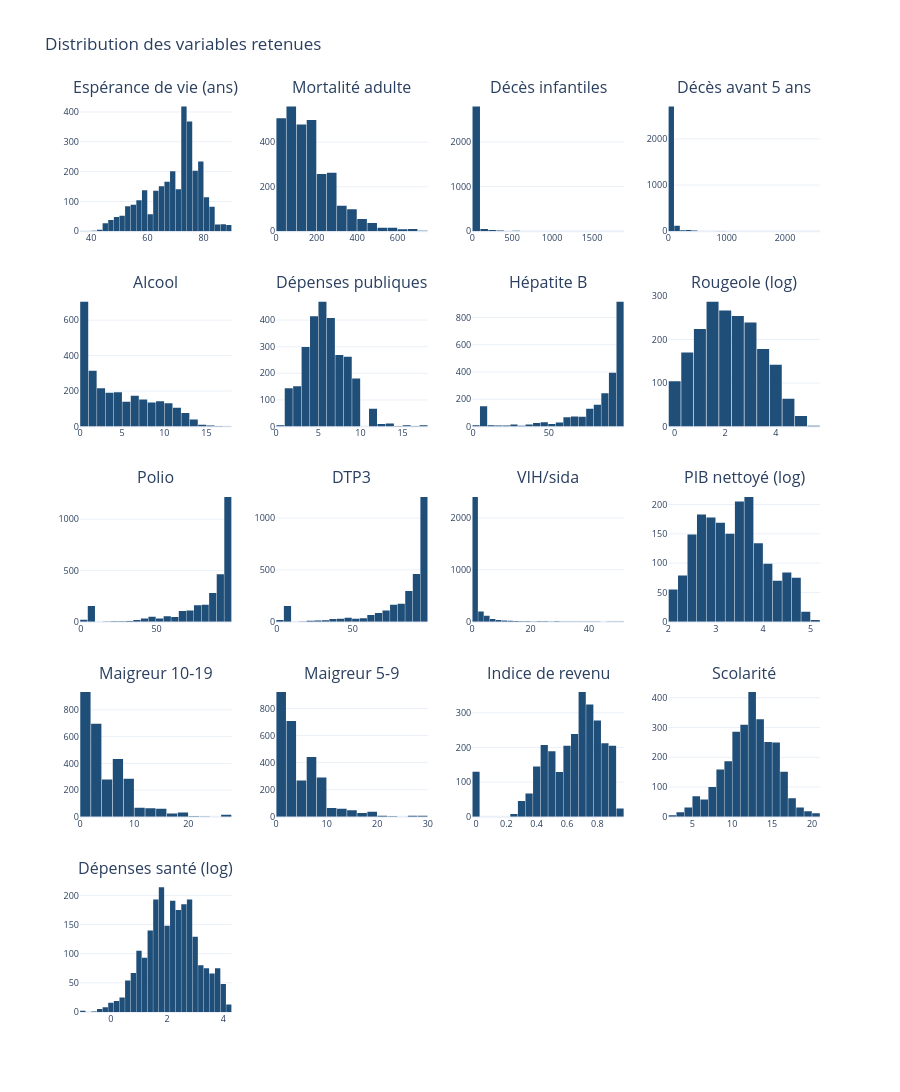

Write notebook code for a chart like this one.
### Markdown cell above
## 6. Regarder chaque variable

Je commence par un panorama des variables retenues, puis je détaille l'espérance de vie. L'objectif est de voir la forme des distributions avant de chercher des relations entre variables.

### Code cell
# Panorama des distributions : un sous-graphique par variable.
# make_subplots crée des axes indépendants ; go.Histogram n'utilise pas bingroup.
variables_panorama = [
    "life_expectancy", "adult_mortality", "infant_deaths", "under_five_deaths",
    "alcohol", "total_exp", "hepatitis_b", "measles", "polio", "diphtheria",
    "hiv_aids", "gdp_clean", "thinness_10_19", "thinness_5_9",
    "income_comp", "schooling", "health_exp_log",
]

df_hist = df_propre[variables_panorama].copy()

# Le PIB et la rougeole sont très étalés : je les passe en logarithme.
# health_exp_log est déjà en logarithme.
for colonne in ["gdp_clean", "measles"]:
    df_hist[colonne] = np.log10(df_hist[colonne].where(df_hist[colonne] > 0))

libelles_courts = {
    "life_expectancy": "Espérance de vie (ans)",
    "adult_mortality": "Mortalité adulte",
    "infant_deaths": "Décès infantiles",
    "under_five_deaths": "Décès avant 5 ans",
    "alcohol": "Alcool",
    "total_exp": "Dépenses publiques",
    "hepatitis_b": "Hépatite B",
    "measles": "Rougeole (log)",
    "polio": "Polio",
    "diphtheria": "DTP3",
    "hiv_aids": "VIH/sida",
    "gdp_clean": "PIB nettoyé (log)",
    "thinness_10_19": "Maigreur 10-19",
    "thinness_5_9": "Maigreur 5-9",
    "income_comp": "Indice de revenu",
    "schooling": "Scolarité",
    "health_exp_log": "Dépenses santé (log)",
}

NB_BINS = {
    "life_expectancy": 30, "adult_mortality": 30, "infant_deaths": 30,
    "under_five_deaths": 30, "alcohol": 25, "total_exp": 25,
    "hepatitis_b": 20, "measles": 25, "polio": 20, "diphtheria": 20,
    "hiv_aids": 30, "gdp_clean": 30, "thinness_10_19": 25,
    "thinness_5_9": 25, "income_comp": 25, "schooling": 25,
    "health_exp_log": 30,
}

NB_COLS = 4
NB_LIGNES = int(np.ceil(len(variables_panorama) / NB_COLS))

fig = make_subplots(
    rows=NB_LIGNES,
    cols=NB_COLS,
    subplot_titles=[libelles_courts[v] for v in variables_panorama],
    horizontal_spacing=0.06,
    vertical_spacing=0.07,
)

for i, variable in enumerate(variables_panorama):
    ligne = i // NB_COLS + 1
    colonne = i % NB_COLS + 1
    fig.add_trace(
        go.Histogram(
            x=df_hist[variable].dropna(),
            nbinsx=NB_BINS.get(variable, 25),
            marker_color=BLEU,
            name=libelles_courts[variable],
        ),
        row=ligne,
        col=colonne,
    )

fig.update_xaxes(matches=None, showticklabels=True)
fig.update_yaxes(matches=None, rangemode="tozero")

# Les 3 emplacements vides de la dernière ligne ne doivent pas apparaître.
for colonne in range(2, NB_COLS + 1):
    fig.update_xaxes(visible=False, row=NB_LIGNES, col=colonne)
    fig.update_yaxes(visible=False, row=NB_LIGNES, col=colonne)

fig.update_layout(
    title="Distribution des variables retenues",
    template="plotly_white",
    height=1400,
    showlegend=False,
    bargap=0.05,
)
fig.update_xaxes(tickfont=dict(size=9))
fig.update_yaxes(tickfont=dict(size=9))
fig.show()

### Figure 1 — Plotly figure (JSON) as saved in the notebook; plotly's stock layout.template omitted (floating-point values rounded to 4 significant figures; data arrays with more than 128 entries replaced by an {"elided": "..."} marker saying what was removed)
{"data": [{"marker": {"color": "#1f4e79"}, "name": "Espérance de vie (ans)", "nbinsx": 30, "type": "histogram", "x": {"elided": "2928 float values"}, "xaxis": "x", "yaxis": "y"}, {"marker": {"color": "#1f4e79"}, "name": "Mortalité adulte", "nbinsx": 30, "type": "histogram", "x": {"elided": "2928 float values"}, "xaxis": "x2", "yaxis": "y2"}, {"marker": {"color": "#1f4e79"}, "name": "Décès infantiles", "nbinsx": 30, "type": "histogram", "x": {"elided": "2928 int values"}, "xaxis": "x3", "yaxis": "y3"}, {"marker": {"color": "#1f4e79"}, "name": "Décès avant 5 ans", "nbinsx": 30, "type": "histogram", "x": {"elided": "2928 int values"}, "xaxis": "x4", "yaxis": "y4"}, {"marker": {"color": "#1f4e79"}, "name": "Alcool", "nbinsx": 25, "type": "histogram", "x": {"elided": "2735 float values"}, "xaxis": "x5", "yaxis": "y5"}, {"marker": {"color": "#1f4e79"}, "name": "Dépenses publiques", "nbinsx": 25, "type": "histogram", "x": {"elided": "2702 float values"}, "xaxis": "x6", "yaxis": "y6"}, {"marker": {"color": "#1f4e79"}, "name": "Hépatite B", "nbinsx": 20, "type": "histogram", "x": {"elided": "2375 float values"}, "xaxis": "x7", "yaxis": "y7"}, {"marker": {"color": "#1f4e79"}, "name": "Rougeole (log)", "nbinsx": 25, "type": "histogram", "x": {"elided": "1955 float values"}, "xaxis": "x8", "yaxis": "y8"}, {"marker": {"color": "#1f4e79"}, "name": "Polio", "nbinsx": 20, "type": "histogram", "x": {"elided": "2909 float values"}, "xaxis": "x9", "yaxis": "y9"}, {"marker": {"color": "#1f4e79"}, "name": "DTP3", "nbinsx": 20, "type": "histogram", "x": {"elided": "2909 float values"}, "xaxis": "x10", "yaxis": "y10"}, {"marker": {"color": "#1f4e79"}, "name": "VIH/sida", "nbinsx": 30, "type": "histogram", "x": {"elided": "2928 float values"}, "xaxis": "x11", "yaxis": "y11"}, {"marker": {"color": "#1f4e79"}, "name": "PIB nettoyé (log)", "nbinsx": 30, "type": "histogram", "x": {"elided": "1863 float values"}, "xaxis": "x12", "yaxis": "y12"}, {"marker": {"color": "#1f4e79"}, "name": "Maigreur 10-19", "nbinsx": 25, "type": "histogram", "x": {"elided": "2896 float values"}, "xaxis": "x13", "yaxis": "y13"}, {"marker": {"color": "#1f4e79"}, "name": "Maigreur 5-9", "nbinsx": 25, "type": "histogram", "x": {"elided": "2896 float values"}, "xaxis": "x14", "yaxis": "y14"}, {"marker": {"color": "#1f4e79"}, "name": "Indice de revenu", "nbinsx": 25, "type": "histogram", "x": {"elided": "2768 float values"}, "xaxis": "x15", "yaxis": "y15"}, {"marker": {"color": "#1f4e79"}, "name": "Scolarité", "nbinsx": 25, "type": "histogram", "x": {"elided": "2742 float values"}, "xaxis": "x16", "yaxis": "y16"}, {"marker": {"color": "#1f4e79"}, "name": "Dépenses santé (log)", "nbinsx": 30, "type": "histogram", "x": {"elided": "2320 float values"}, "xaxis": "x17", "yaxis": "y17"}], "layout": {"annotations": [{"font": {"size": 16}, "showarrow": false, "text": "Espérance de vie (ans)", "x": 0.1025, "xanchor": "center", "xref": "paper", "y": 1.0, "yanchor": "bottom", "yref": "paper"}, {"font": {"size": 16}, "showarrow": false, "text": "Mortalité adulte", "x": 0.3675, "xanchor": "center", "xref": "paper", "y": 1.0, "yanchor": "bottom", "yref": "paper"}, {"font": {"size": 16}, "showarrow": false, "text": "Décès infantiles", "x": 0.6325, "xanchor": "center", "xref": "paper", "y": 1.0, "yanchor": "bottom", "yref": "paper"}, {"font": {"size": 16}, "showarrow": false, "text": "Décès avant 5 ans", "x": 0.8975, "xanchor": "center", "xref": "paper", "y": 1.0, "yanchor": "bottom", "yref": "paper"}, {"font": {"size": 16}, "showarrow": false, "text": "Alcool", "x": 0.1025, "xanchor": "center", "xref": "paper", "y": 0.786, "yanchor": "bottom", "yref": "paper"}, {"font": {"size": 16}, "showarrow": false, "text": "Dépenses publiques", "x": 0.3675, "xanchor": "center", "xref": "paper", "y": 0.786, "yanchor": "bottom", "yref": "paper"}, {"font": {"size": 16}, "showarrow": false, "text": "Hépatite B", "x": 0.6325, "xanchor": "center", "xref": "paper", "y": 0.786, "yanchor": "bottom", "yref": "paper"}, {"font": {"size": 16}, "showarrow": false, "text": "Rougeole (log)", "x": 0.8975, "xanchor": "center", "xref": "paper", "y": 0.786, "yanchor": "bottom", "yref": "paper"}, {"font": {"size": 16}, "showarrow": false, "text": "Polio", "x": 0.1025, "xanchor": "center", "xref": "paper", "y": 0.572, "yanchor": "bottom", "yref": "paper"}, {"font": {"size": 16}, "showarrow": false, "text": "DTP3", "x": 0.3675, "xanchor": "center", "xref": "paper", "y": 0.572, "yanchor": "bottom", "yref": "paper"}, {"font": {"size": 16}, "showarrow": false, "text": "VIH/sida", "x": 0.6325, "xanchor": "center", "xref": "paper", "y": 0.572, "yanchor": "bottom", "yref": "paper"}, {"font": {"size": 16}, "showarrow": false, "text": "PIB nettoyé (log)", "x": 0.8975, "xanchor": "center", "xref": "paper", "y": 0.572, "yanchor": "bottom", "yref": "paper"}, {"font": {"size": 16}, "showarrow": false, "text": "Maigreur 10-19", "x": 0.1025, "xanchor": "center", "xref": "paper", "y": 0.358, "yanchor": "bottom", "yref": "paper"}, {"font": {"size": 16}, "showarrow": false, "text": "Maigreur 5-9", "x": 0.3675, "xanchor": "center", "xref": "paper", "y": 0.358, "yanchor": "bottom", "yref": "paper"}, {"font": {"size": 16}, "showarrow": false, "text": "Indice de revenu", "x": 0.6325, "xanchor": "center", "xref": "paper", "y": 0.358, "yanchor": "bottom", "yref": "paper"}, {"font": {"size": 16}, "showarrow": false, "text": "Scolarité", "x": 0.8975, "xanchor": "center", "xref": "paper", "y": 0.358, "yanchor": "bottom", "yref": "paper"}, {"font": {"size": 16}, "showarrow": false, "text": "Dépenses santé (log)", "x": 0.1025, "xanchor": "center", "xref": "paper", "y": 0.144, "yanchor": "bottom", "yref": "paper"}], "bargap": 0.05, "height": 1400, "showlegend": false, "title": {"text": "Distribution des variables retenues"}, "xaxis": {"anchor": "y", "domain": [0.0, 0.205], "showticklabels": true, "tickfont": {"size": 9}}, "xaxis10": {"anchor": "y10", "domain": [0.265, 0.47], "showticklabels": true, "tickfont": {"size": 9}}, "xaxis11": {"anchor": "y11", "domain": [0.53, 0.735], "showticklabels": true, "tickfont": {"size": 9}}, "xaxis12": {"anchor": "y12", "domain": [0.795, 1.0], "showticklabels": true, "tickfont": {"size": 9}}, "xaxis13": {"anchor": "y13", "domain": [0.0, 0.205], "showticklabels": true, "tickfont": {"size": 9}}, "xaxis14": {"anchor": "y14", "domain": [0.265, 0.47], "showticklabels": true, "tickfont": {"size": 9}}, "xaxis15": {"anchor": "y15", "domain": [0.53, 0.735], "showticklabels": true, "tickfont": {"size": 9}}, "xaxis16": {"anchor": "y16", "domain": [0.795, 1.0], "showticklabels": true, "tickfont": {"size": 9}}, "xaxis17": {"anchor": "y17", "domain": [0.0, 0.205], "showticklabels": true, "tickfont": {"size": 9}}, "xaxis18": {"anchor": "y18", "domain": [0.265, 0.47], "showticklabels": true, "tickfont": {"size": 9}, "visible": false}, "xaxis19": {"anchor": "y19", "domain": [0.53, 0.735], "showticklabels": true, "tickfont": {"size": 9}, "visible": false}, "xaxis2": {"anchor": "y2", "domain": [0.265, 0.47], "showticklabels": true, "tickfont": {"size": 9}}, "xaxis20": {"anchor": "y20", "domain": [0.795, 1.0], "showticklabels": true, "tickfont": {"size": 9}, "visible": false}, "xaxis3": {"anchor": "y3", "domain": [0.53, 0.735], "showticklabels": true, "tickfont": {"size": 9}}, "xaxis4": {"anchor": "y4", "domain": [0.795, 1.0], "showticklabels": true, "tickfont": {"size": 9}}, "xaxis5": {"anchor": "y5", "domain": [0.0, 0.205], "showticklabels": true, "tickfont": {"size": 9}}, "xaxis6": {"anchor": "y6", "domain": [0.265, 0.47], "showticklabels": true, "tickfont": {"size": 9}}, "xaxis7": {"anchor": "y7", "domain": [0.53, 0.735], "showticklabels": true, "tickfont": {"size": 9}}, "xaxis8": {"anchor": "y8", "domain": [0.795, 1.0], "showticklabels": true, "tickfont": {"size": 9}}, "xaxis9": {"anchor": "y9", "domain": [0.0, 0.205], "showticklabels": true, "tickfont": {"size": 9}}, "yaxis": {"anchor": "x", "domain": [0.856, 1.0], "rangemode": "tozero", "tickfont": {"size": 9}}, "yaxis10": {"anchor": "x10", "domain": [0.428, 0.572], "rangemode": "tozero", "tickfont": {"size": 9}}, "yaxis11": {"anchor": "x11", "domain": [0.428, 0.572], "rangemode": "tozero", "tickfont": {"size": 9}}, "yaxis12": {"anchor": "x12", "domain": [0.428, 0.572], "rangemode": "tozero", "tickfont": {"size": 9}}, "yaxis13": {"anchor": "x13", "domain": [0.214, 0.358], "rangemode": "tozero", "tickfont": {"size": 9}}, "yaxis14": {"anchor": "x14", "domain": [0.214, 0.358], "rangemode": "tozero", "tickfont": {"size": 9}}, "yaxis15": {"anchor": "x15", "domain": [0.214, 0.358], "rangemode": "tozero", "tickfont": {"size": 9}}, "yaxis16": {"anchor": "x16", "domain": [0.214, 0.358], "rangemode": "tozero", "tickfont": {"size": 9}}, "yaxis17": {"anchor": "x17", "domain": [0.0, 0.144], "rangemode": "tozero", "tickfont": {"size": 9}}, "yaxis18": {"anchor": "x18", "domain": [0.0, 0.144], "rangemode": "tozero", "tickfont": {"size": 9}, "visible": false}, "yaxis19": {"anchor": "x19", "domain": [0.0, 0.144], "rangemode": "tozero", "tickfont": {"size": 9}, "visible": false}, "yaxis2": {"anchor": "x2", "domain": [0.856, 1.0], "rangemode": "tozero", "tickfont": {"size": 9}}, "yaxis20": {"anchor": "x20", "domain": [0.0, 0.144], "rangemode": "tozero", "tickfont": {"size": 9}, "visible": false}, "yaxis3": {"anchor": "x3", "domain": [0.856, 1.0], "rangemode": "tozero", "tickfont": {"size": 9}}, "yaxis4": {"anchor": "x4", "domain": [0.856, 1.0], "rangemode": "tozero", "tickfont": {"size": 9}}, "yaxis5": {"anchor": "x5", "domain": [0.642, 0.786], "rangemode": "tozero", "tickfont": {"size": 9}}, "yaxis6": {"anchor": "x6", "domain": [0.642, 0.786], "rangemode": "tozero", "tickfont": {"size": 9}}, "yaxis7": {"anchor": "x7", "domain": [0.642, 0.786], "rangemode": "tozero", "tickfont": {"size": 9}}, "yaxis8": {"anchor": "x8", "domain": [0.642, 0.786], "rangemode": "tozero", "tickfont": {"size": 9}}, "yaxis9": {"anchor": "x9", "domain": [0.428, 0.572], "rangemode": "tozero", "tickfont": {"size": 9}}}}
